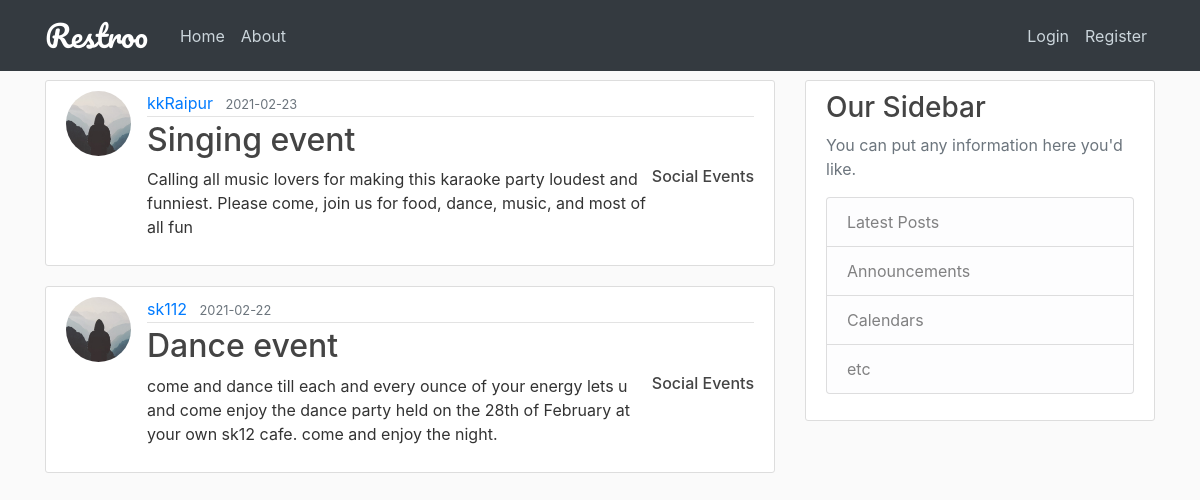
Page /home on the earlier database version.
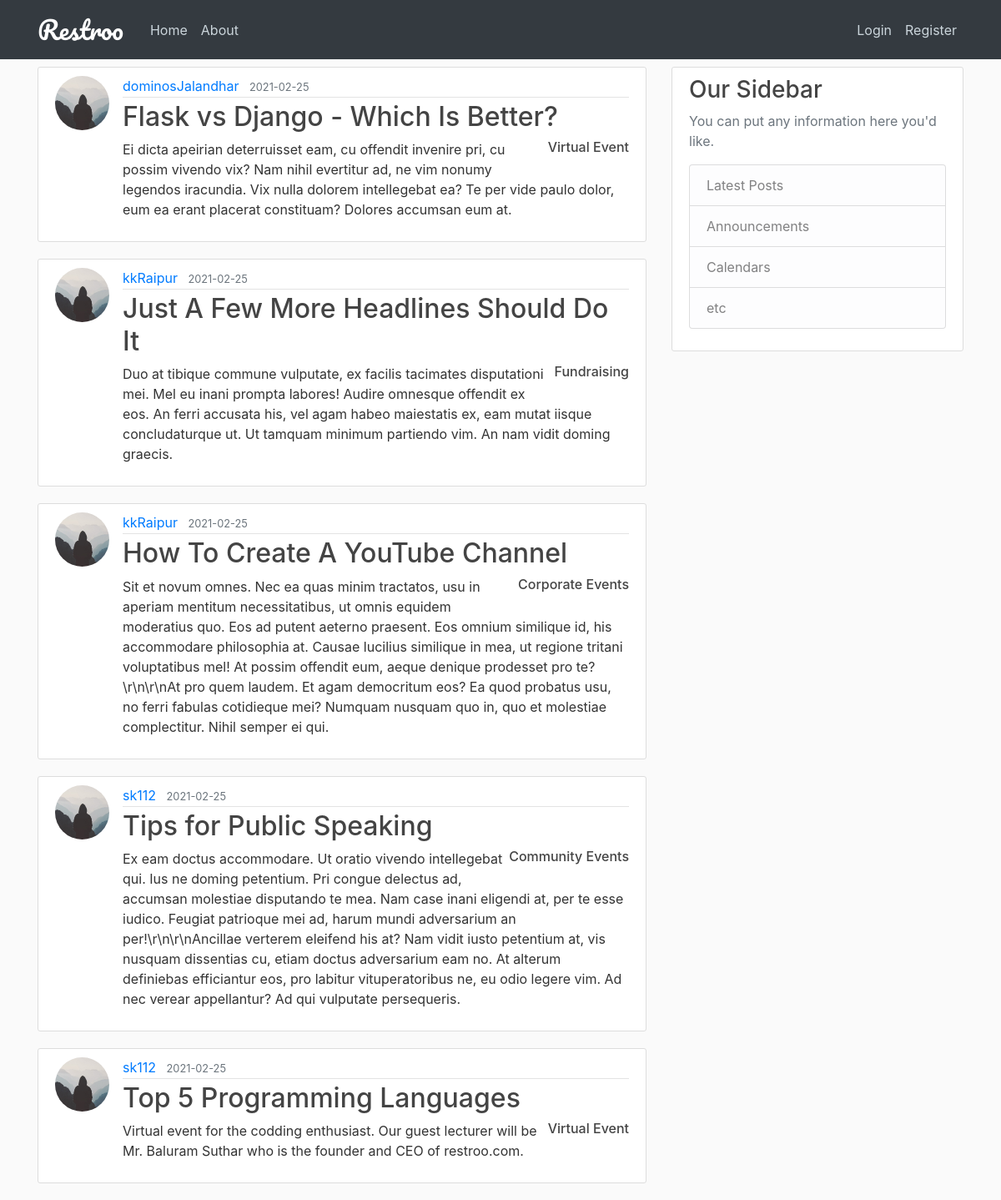
Same page on the later database version.
### restroo/models.py (models this page shows, shortened)
class Post(db.Model):
    id = db.Column(db.Integer, primary_key=True)
    title = db.Column(db.String(100), nullable=False)
    date_posted = db.Column(db.DateTime, nullable=False, default=datetime.utcnow)
    content = db.Column(db.Text, nullable=False)
    category = db.Column(db.String(20), nullable=False)
    rest_id = db.Column(db.Integer, db.ForeignKey('user.id'), nullable=False)
    author = db.relationship('User', back_populates='posts')

class User(db.Model, UserMixin):
    id = db.Column(db.Integer, primary_key=True)
    name = db.Column(db.String(100), nullable=False)
    username = db.Column(db.String(20), unique=True, nullable=False)
    email = db.Column(db.String(120), unique=True, nullable=False)
    address = db.Column(db.Text, nullable=False)
    contact = db.Column(db.Integer, nullable=False)
    role = db.Column(db.String(20), nullable=False, default="customer")
    image_file = db.Column(db.String(20), nullable=False, default='default.jpg')
    password = db.Column(db.String(60), nullable=False)
    table = db.relationship('Tables', backref='restaurant', lazy=True)
    medias = db.relationship('Media', backref='uploader', lazy=True)
    posts = db.relationship('Post', back_populates='author', lazy=True)
    bookings = db.relationship('Booking', back_populates='booker', lazy=True,
                               primaryjoin='User.id==Booking.cust_id')
    reserves = db.relationship('Booking', back_populates='bookplace', lazy=True,
                               primaryjoin='User.id==Booking.rest_id')
    reviewed_by = db.relationship('Review', back_populates='reviewer', lazy=True,
                                  primaryjoin='User.id==Review.cust_id')
    reviewed_at = db.relationship('Review', back_populates='reviewplace', lazy=True,
                                  primaryjoin='User.id==Review.rest_id')

### restroo/routes.py (the view)
@app.route("/")
@app.route("/home")
def home():
    page = request.args.get('page', 1, type=int)
    posts = Post.query.order_by(Post.date_posted.desc()).paginate(page=page, per_page=5)
    return render_template('home.html', posts=posts)

### restroo/templates/home.html
{% extends "layout.html" %}
{% block content %}
    {% for post in posts %}
        <article class="media content-section">
        <img class="rounded-circle article-img" src="{{ url_for('static', filename='profile_pics/' + post.author.image_file) }}">
          <div class="media-body">
            <div class="article-metadata">
              <a class="mr-2" href="#">{{ post.author.username }}</a>
              <small class="text-muted">{{ post.date_posted.strftime('%Y-%m-%d') }}</small>
            </div>
            <h2><a class="article-title" href="{{ url_for('post', post_id=post.id) }}">{{ post.title }}</a></h2>
              <h6 style="float: right"><a class="article-title" href="#">{{ post.category }}</a></h6>
            <p class="article-content">{{ post.content }}</p>
          </div>
        </article>
    {% endfor %}
{% endblock content %}

### restroo/templates/layout.html (shortened to what this page needs)
<!DOCTYPE html>
<html>
<head>
    <link rel="stylesheet" href="https://maxcdn.bootstrapcdn.com/bootstrap/4.0.0/css/bootstrap.min.css">
    <link rel="stylesheet" href="https://maxcdn.bootstrapcdn.com/font-awesome/4.5.0/css/font-awesome.min.css">
    <link rel="stylesheet" type="text/css" href="{{ url_for('static', filename='main.css') }}">
</head>
<body>
    <header class="site-header">
      <nav class="navbar navbar-expand-md navbar-dark bg-dark fixed-top">
        <div class="container">
            <a class="navbar-brand mr-4" href="/"><span style="font-family: 'Pacifico', cursive; font-size: 30px">Restroo</span> </a>
          <div class="collapse navbar-collapse" id="navbarToggle">
            <div class="navbar-nav mr-auto">
              <a class="nav-item nav-link" href="{{ url_for('home') }}">Home</a>
              <a class="nav-item nav-link" href="{{ url_for('about') }}">About</a>
            </div>
            <div class="navbar-nav">
            {% if current_user.role=='restaurant' %}
                {% if current_user.is_authenticated %}
                    <a class="nav-item nav-link" href="{{ url_for('new_post') }}">New Post</a>
                    <a class="nav-item nav-link" href="">New Photos</a>
                <a class="nav-item nav-link" href="{{ url_for('account') }}">Account</a>
                <a class="nav-item nav-link" href="{{ url_for('logout') }}">Logout</a>
                {% else %}
                <a class="nav-item nav-link" href="{{ url_for('login') }}">Login</a>
                <a class="nav-item nav-link" href="{{ url_for('register') }}">Register</a>
              {% endif %}
            {% else %}
                {% if current_user.is_authenticated %}
                <a class="nav-item nav-link" href="{{ url_for('account') }}">Account</a>
                <a class="nav-item nav-link" href="{{ url_for('logout') }}">Logout</a>
                {% else %}
                <a class="nav-item nav-link" href="{{ url_for('login') }}">Login</a>
                <a class="nav-item nav-link" href="{{ url_for('register') }}">Register</a>
              {% endif %}
            {% endif %}
            </div>
          </div>
        </div>
      </nav>
    </header>
    <main role="main" class="container">
      <div class="row">
        <div class="col-md-8">
          {% block content %}{% endblock %}
        </div>
        <div class="col-md-4">
          <div class="content-section">
            <h3>Our Sidebar</h3>
            <p class='text-muted'>You can put any information here you'd like.
              <ul class="list-group">
                <li class="list-group-item list-group-item-light">Latest Posts</li>
                <li class="list-group-item list-group-item-light">Announcements</li>
                <li class="list-group-item list-group-item-light">Calendars</li>
                <li class="list-group-item list-group-item-light">etc</li>
              </ul>
            </p>
          </div>
        </div>
      </div>
    </main>
</body>
</html>

### restroo/static/main.css (style rules this page uses)
body { background: #fafafa; color: #333333; margin-top: 5rem; }
h1, h2, h3, h4, h5, h6 { color: #444444; }
.site-header .navbar-nav .nav-link { color: #cbd5db; }
.content-section { background: #ffffff; padding: 10px 20px; border: 1px solid #dddddd; border-radius: 3px; margin-bottom: 20px; }
.article-title { color: #444444; }
.article-content { white-space: pre-line; }
.article-img { height: 65px; width: 65px; margin-right: 16px; }
.article-metadata { padding-bottom: 1px; margin-bottom: 4px; border-bottom: 1px solid #e3e3e3 }

Differences in the rows shown:
no longer on this page (row unchanged): Post: image_file (placeholder picture), author.username "kkRaipur", date_posted "2021-02-23", title "Singing event", category "Social Events", content "Calling all music lovers for making this karaoke party loudest and funniest. Please come, join us for food, dance, music, and most of all fun"
no longer on this page (row unchanged): Post: image_file (placeholder picture), author.username "sk112", date_posted "2021-02-22", title "Dance event", category "Social Events", content "come and dance till each and every ounce of your energy lets u and come enjoy the dance party held on the 28th of February at your own sk12 cafe. come and enjoy the night."
added Post: image_file (placeholder picture), author.username "dominosJalandhar", date_posted "2021-02-25", title "Flask vs Django - Which Is Better?", category "Virtual Event", content "Ei dicta apeirian deterruisset eam, cu offendit invenire pri, cu possim vivendo vix? Nam nihil evertitur ad, ne vim nonumy legendos iracundia. Vix nulla dolorem intellegebat ea? Te per vide paulo dolor, eum ea erant placerat constituam? Dolores accumsan eum at."
added Post: image_file (placeholder picture), author.username "kkRaipur", date_posted "2021-02-25", title "Just A Few More Headlines Should Do It", category "Fundraising", content "Duo at tibique commune vulputate, ex facilis tacimates disputationi mei. Mel eu inani prompta labores! Audire omnesque offendit ex eos. An ferri accusata his, vel agam habeo maiestatis ex, eam mutat iisque concludaturque ut. Ut tamquam minimum partiendo vim. An nam vidit doming graecis."
added Post: image_file (placeholder picture), author.username "kkRaipur", date_posted "2021-02-25", title "How To Create A YouTube Channel", category "Corporate Events", content "Sit et novum omnes. Nec ea quas minim tractatos, usu in aperiam mentitum necessitatibus, ut omnis equidem moderatius quo. Eos ad putent aeterno praesent. Eos omnium similique id, his accommodare philosophia at. Causae lucilius similique in mea, ut regione tritani voluptatibus mel! At possim offendit eum, aeque denique prodesset pro te?\\r\\n\\r\\nAt pro quem laudem. Et agam democritum eos? Ea quod probatus usu, no ferri fabulas cotidieque mei? Numquam nusquam quo in, quo et molestiae complectitur. Nihil semper ei qui."
added Post: image_file (placeholder picture), author.username "sk112", date_posted "2021-02-25", title "Tips for Public Speaking", category "Community Events", content "Ex eam doctus accommodare. Ut oratio vivendo intellegebat qui. Ius ne doming petentium. Pri congue delectus ad, accumsan molestiae disputando te mea. Nam case inani eligendi at, per te esse iudico. Feugiat patrioque mei ad, harum mundi adversarium an per!\\r\\n\\r\\nAncillae verterem eleifend his at? Nam vidit iusto petentium at, vis nusquam dissentias cu, etiam doctus adversarium eam no. At alterum definiebas efficiantur eos, pro labitur vituperatoribus ne, eu odio legere vim. Ad nec verear appellantur? Ad qui vulputate persequeris."
added Post: image_file (placeholder picture), author.username "sk112", date_posted "2021-02-25", title "Top 5 Programming Languages", category "Virtual Event", content "Virtual event for the codding enthusiast. Our guest lecturer will be Mr. Baluram Suthar who is the founder and CEO of restroo.com."
